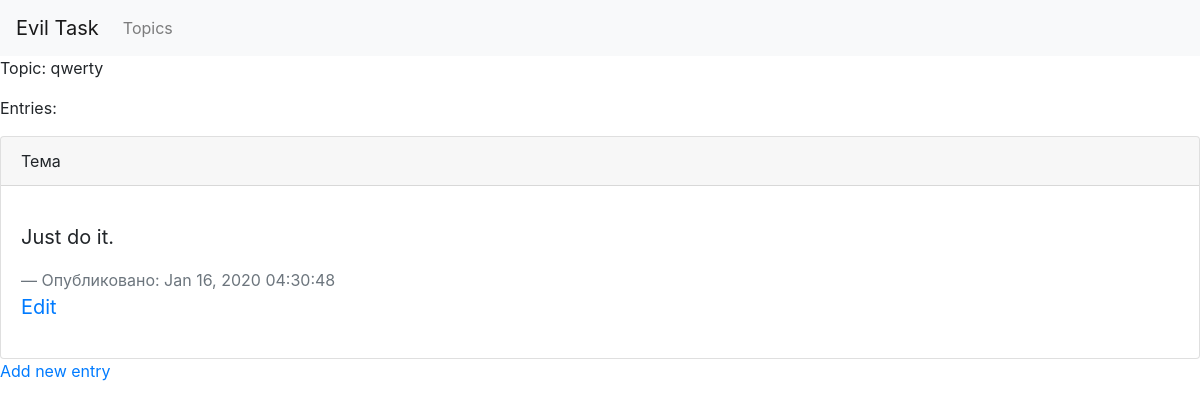
The page /topics/4/ on the database its author committed.
### Main/models.py (models this page shows, shortened)
class Topic(models.Model):
    text = models.CharField(max_length=150)
    data_added = models.DateTimeField(auto_now_add=True)
    def __str__(self):
        return self.text

class Entry(models.Model):
    topic = models.ForeignKey(Topic, on_delete=models.CASCADE)
    text = models.TextField()
    data_added = models.DateTimeField(auto_now_add=True)
    class Meta:
        verbose_name_plural = 'entries'

### Main/views.py (the view)
# urls.py: re_path(r'^topics/(?P<topic_id>\d+)/$', get_topic, name='topic'),
def get_topic(requests, topic_id):
    topic = Topic.objects.get(id=topic_id)
    entries = topic.entry_set.order_by('-data_added')
    return render(requests, 'topic.html', context={'topic':topic, 'entries':entries})

### templates/topic.html
{% extends 'base.html' %}
{% block content %}
    <p>Topic: {{ topic }}</p>
    <P>Entries: </P>
    {% for entry in entries %}
        <div class="card">
  <div class="card-header">
    Тема
  </div>
  <div class="card-body">
    <blockquote class="blockquote mb-0">
      <p>{{ entry.text|linebreaks }}</p>
      <footer class="blockquote-footer">Опубликовано: {{ entry.data_added|date:'M d, Y h:i:s'}}</footer>
      <p>
          <a href="{% url 'Main:edit_entry' entry.id %}">Edit</a>
      </p>
    </blockquote>
  </div>
</div>
        {% empty %}
            <li>There are no entries for this topic yet.</li>
    {% endfor %}
    <a href="{% url 'Main:create_entry' topic.id %}">Add new entry</a>
{% endblock %}

### rows shown on the page
Topic: text "qwerty"
Entry: text "Just do it.", data_added "Jan 16, 2020 04:30:48"
